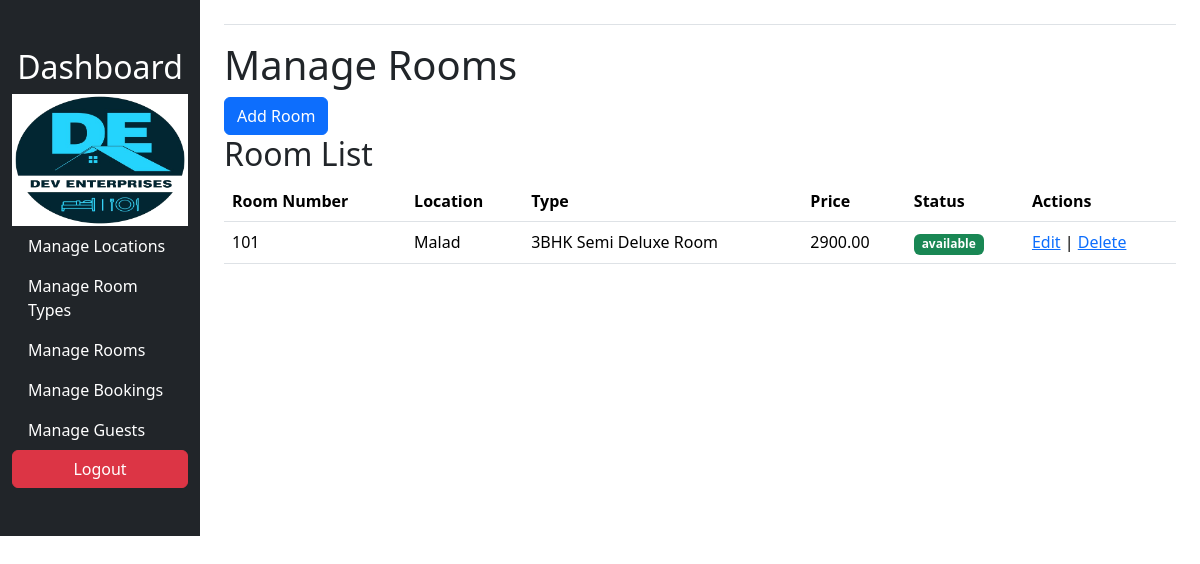
The page /admin/dashboard.php?page=manage_rooms (signed in) on the database its author committed.
### tables this page shows
CREATE TABLE `rooms` (
  `id` int(11) NOT NULL,
  `room_number` varchar(10) NOT NULL,
  `location_id` int(11) NOT NULL,
  `type_id` int(11) NOT NULL,
  `price` decimal(10,2) NOT NULL,
  `status` enum('available','booked','maintenance') NOT NULL,
  `image` varchar(255) DEFAULT NULL,
  `google_map_link` varchar(255) DEFAULT NULL,
  `max_capacity` int(11) DEFAULT NULL
);

CREATE TABLE `locations` (
  `id` int(11) NOT NULL,
  `name` varchar(100) NOT NULL
);

CREATE TABLE `room_types` (
  `id` int(11) NOT NULL,
  `type` varchar(50) NOT NULL,
  `description` text DEFAULT NULL
);

### admin/manage_rooms.php (the view, shortened to what this page needs)
<?php
require 'config.php';
?>
<!DOCTYPE html>
<html>
<head>
    <link rel="stylesheet" href="https://stackpath.bootstrapcdn.com/bootstrap/5.1.3/css/bootstrap.min.css">
</head>
<body>
    <h1>Manage Rooms</h1>
    <button type="button" class="btn btn-primary" data-bs-toggle="modal" data-bs-target="#myModal">Add Room</button>
    <h2>Room List</h2>
    <table class="table">
        <tr>
            <th>Room Number</th>
            <th>Location</th>
            <th>Type</th>
            <th>Price</th>
            <th>Status</th>
            <th>Actions</th>
        </tr>
        <?php
        $rooms = $conn->query("SELECT rooms.*, locations.name as location_name, room_types.type as room_type FROM rooms JOIN locations ON rooms.location_id = locations.id JOIN room_types ON rooms.type_id = room_types.id");
        while ($row = $rooms->fetch_assoc()) { ?>
        <tr>
            <td>
                <?php echo $row['room_number']; ?>
            </td>
            <td>
                <?php echo $row['location_name']; ?>
            </td>
            <td>
                <?php echo $row['room_type']; ?>
            </td>
            <td>
                <?php echo $row['price']; ?>
            </td>
            <td>
                <?php if ($row['status'] == 'available') {
                        echo '<span class="badge bg-success">' . $row['status'] . '</span>';
                    } else if ($row['status'] == 'booked') {
                        echo '<span class="badge bg-info">' . $row['status'] . '</span>';
                    } else if ($row['status'] == 'maintenance') {
                        echo '<span class="badge bg-warning">' . $row['status'] . '</span>';
                    } ?>
            </td>
            <td>
                <a href='#' class='edit-room' data-id='<?php echo $row['id']; ?>'
                    data-room-number='<?php echo $row['room_number']; ?>'
                    data-location-id='<?php echo $row['location_id']; ?>' data-type-id='<?php echo $row['type_id']; ?>'
                    data-price='<?php echo $row['price']; ?>' data-status='<?php echo $row['status']; ?>'
                    data-google-map-link='<?php echo $row['google_map_link']; ?>'
                    data-max-capacity='<?php echo $row['max_capacity']; ?>' data-bs-toggle="modal"
                    data-bs-target="#myModal1">Edit</a> |
                <a href='delete.php?delete=room&id=<?php echo $row['id']; ?>'>Delete</a>
            </td>
        </tr>
        <?php } ?>
    </table>
</body>
</html>

### rows shown on the page
rooms: room_number "101", location.name "Malad", type.type "3BHK Semi Deluxe Room", price "2900.00", status "available"
